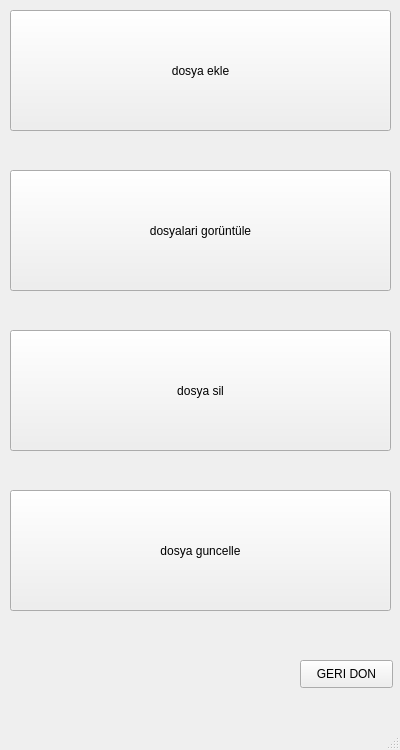
<?xml version="1.0" encoding="UTF-8"?>
<ui version="4.0">
 <class>MainWindow</class>
 <widget class="QMainWindow" name="MainWindow">
  <property name="geometry">
   <rect>
    <x>0</x>
    <y>0</y>
    <width>400</width>
    <height>750</height>
   </rect>
  </property>
  <property name="windowTitle">
   <string>veri tabanina git</string>
  </property>
  <widget class="QWidget" name="centralwidget">
   <widget class="QPushButton" name="pushButton">
    <property name="geometry">
     <rect>
      <x>10</x>
      <y>10</y>
      <width>381</width>
      <height>121</height>
     </rect>
    </property>
    <property name="text">
     <string>dosya ekle</string>
    </property>
   </widget>
   <widget class="QPushButton" name="pushButton_2">
    <property name="geometry">
     <rect>
      <x>10</x>
      <y>170</y>
      <width>381</width>
      <height>121</height>
     </rect>
    </property>
    <property name="text">
     <string>dosyalari gorüntüle</string>
    </property>
   </widget>
   <widget class="QPushButton" name="pushButton_3">
    <property name="geometry">
     <rect>
      <x>10</x>
      <y>330</y>
      <width>381</width>
      <height>121</height>
     </rect>
    </property>
    <property name="text">
     <string>dosya sil</string>
    </property>
   </widget>
   <widget class="QPushButton" name="pushButton_4">
    <property name="geometry">
     <rect>
      <x>10</x>
      <y>490</y>
      <width>381</width>
      <height>121</height>
     </rect>
    </property>
    <property name="text">
     <string>dosya guncelle</string>
    </property>
   </widget>
   <widget class="QPushButton" name="pushButtonG">
    <property name="geometry">
     <rect>
      <x>300</x>
      <y>660</y>
      <width>93</width>
      <height>28</height>
     </rect>
    </property>
    <property name="text">
     <string>GERI DON</string>
    </property>
   </widget>
  </widget>
  <widget class="QMenuBar" name="menubar">
   <property name="geometry">
    <rect>
     <x>0</x>
     <y>0</y>
     <width>400</width>
     <height>26</height>
    </rect>
   </property>
  </widget>
  <widget class="QStatusBar" name="statusbar"/>
 </widget>
 <resources/>
 <connections/>
</ui>
